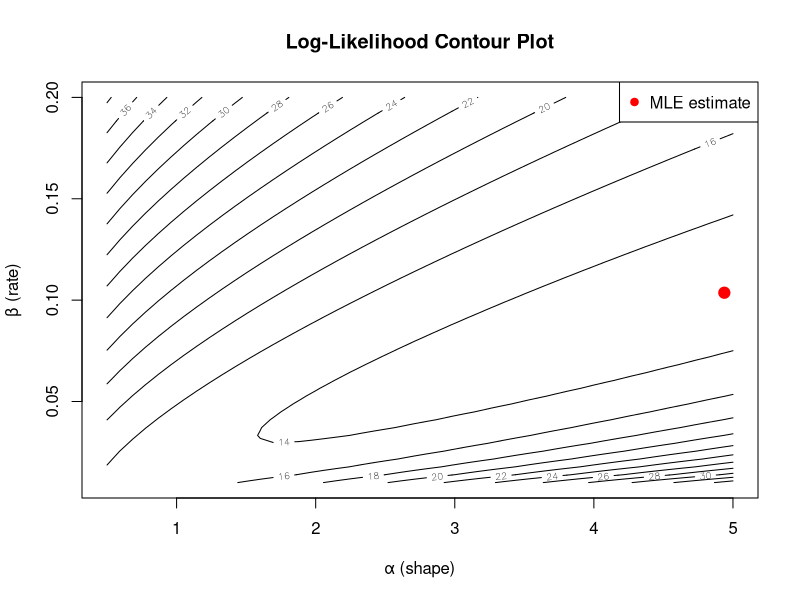

Here is the R script that generated this plot:
# Input data
sample_data <- c(32.39, 30.45, 80.07)
# Define log-likelihood function
log_likelihood <- function(params, data) {
  # alpha is the shape parameter
  alpha <- params[1]
  # beta is the scale parameter
  beta <- params[2]
  n <- length(data)
  # Calculate the log-likelihood function
  log_lik <- n * alpha * log(beta) - n * lgamma(alpha) + 
    (alpha - 1) * sum(log(data)) - beta * sum(data)
  return(-log_lik)
}
# Initial Parameters
initial_params <- c(alpha = 2, beta = 0.05)
# Optimization
result <- optim(par = initial_params, 
                fn = log_likelihood, 
                data = sample_data,
                method = "L-BFGS-B",
                lower = c(0.001, 0.001))

# Optimal Parameters 
alpha_hat <- result$par[1]
beta_hat <- result$par[2]

# Maximal value of Log-likelihood 
max_log_lik <- result$value

# Draw figures
library(graphics)

# Sequence for alpha, beta 
alpha_seq <- seq(0.5, 5, length.out = 50)
beta_seq <- seq(0.01, 0.2, length.out = 50)
grid <- expand.grid(alpha = alpha_seq, beta = beta_seq)

# Calculate the value of each log-likelihood function
log_lik_values <- apply(grid, 1, function(params) {
  log_likelihood(params, sample_data)
})

log_lik_matrix <- matrix(log_lik_values, nrow = length(alpha_seq), ncol = length(beta_seq))

contour(alpha_seq, beta_seq, log_lik_matrix, 
        xlab = "α (shape)", ylab = "β (rate)", 
        main = "Log-Likelihood Contour Plot")
points(alpha_hat, beta_hat, col = "red", pch = 19, cex = 1.5)
legend("topright", legend = "MLE estimate", col = "red", pch = 19)


